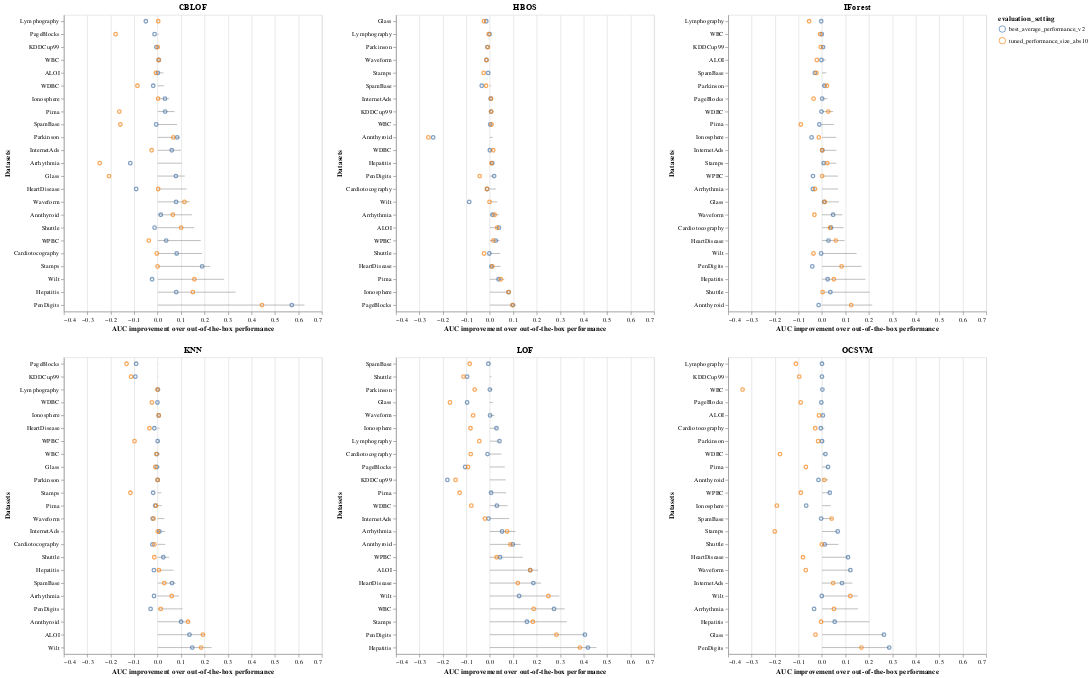

Notebook code for this chart:
### Code cell
evaluation_settings = ['default_performance_v1', 'peak_performance_v2', 'best_average_performance_v2', 'tuned_performance_size_abs10']
datasets_to_use = get_datasets_to_use(processed_path, evaluation_settings, 'original_or_random')
comparison_plot_per_algorithm(evaluation_settings, datasets_to_use)
# compare_plot('KNN', evaluation_settings, datasets_to_use)
